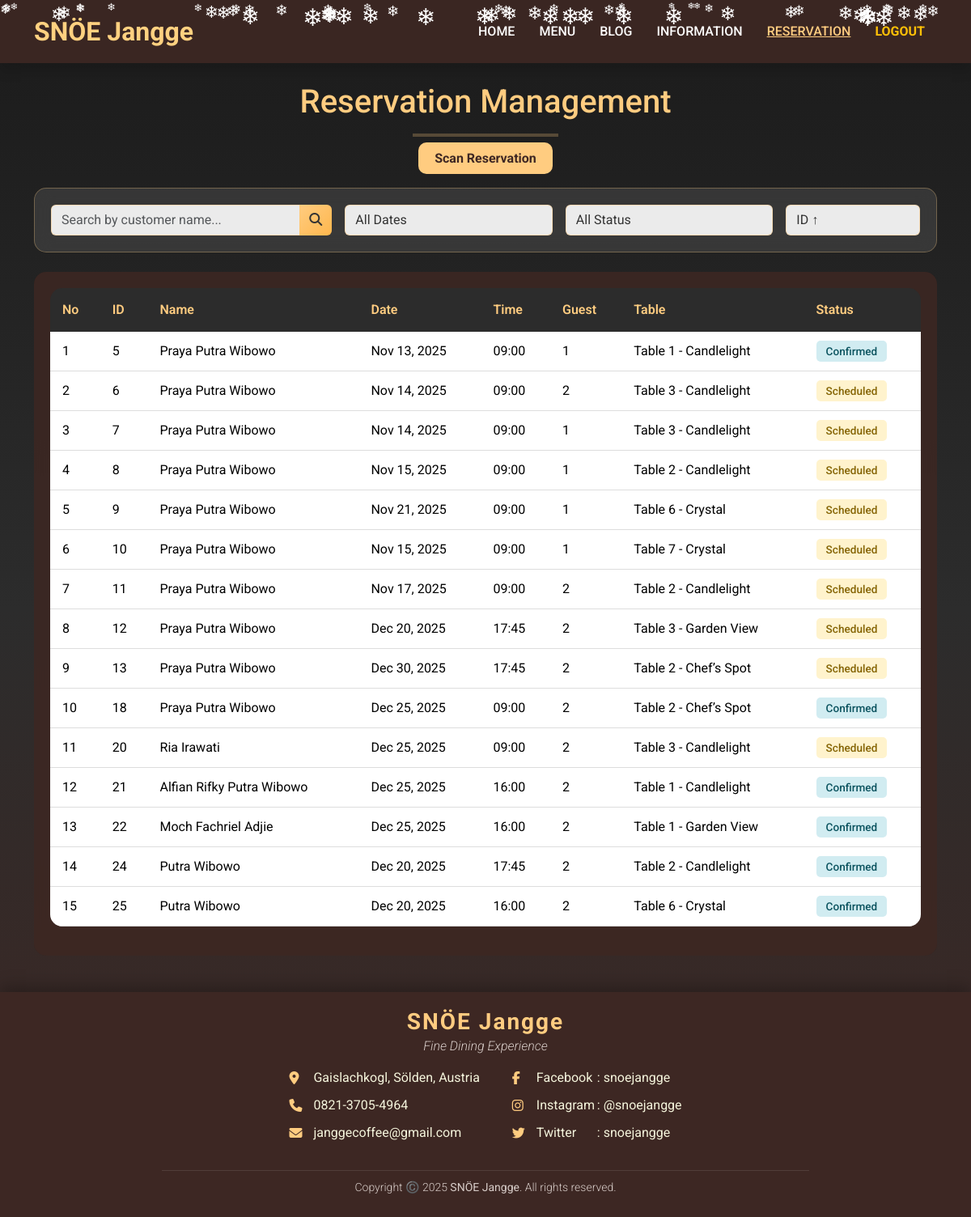
The app's page /reservation_tables.php (signed in) with its own data.
### tables this page shows
CREATE TABLE `reservasi` (
  `id_reservasi` int(11) NOT NULL,
  `id_user` int(11) NOT NULL,
  `id_meja` int(11) NOT NULL,
  `tanggal_reservasi` date NOT NULL,
  `waktu_reservasi` time NOT NULL,
  `jumlah_orang` int(11) NOT NULL,
  `catatan` text DEFAULT NULL,
  `total_euro` decimal(10,2) NOT NULL,
  `total_dollar` decimal(10,2) NOT NULL,
  `status` enum('Scheduled','Confirmed','Completed','Cancelled') DEFAULT 'Scheduled',
  `tanggal_dibuat` timestamp NOT NULL DEFAULT current_timestamp()
);

CREATE TABLE `users` (
  `id_user` int(11) NOT NULL,
  `nama` varchar(100) NOT NULL,
  `username` varchar(50) DEFAULT NULL,
  `email` varchar(100) NOT NULL,
  `password` varchar(255) NOT NULL,
  `no_telp` varchar(20) DEFAULT NULL,
  `role` enum('user','admin') DEFAULT 'user'
);

CREATE TABLE `meja` (
  `id_meja` int(11) NOT NULL,
  `nama_meja` varchar(50) NOT NULL,
  `kapasitas` int(11) NOT NULL,
  `lokasi` enum('indoor','outdoor') NOT NULL,
  `catatan` text DEFAULT NULL
);

### reservation_tables.php (the view, shortened to what this page needs)
<?php
include 'config_admin.php';
$search = $_GET['search'] ?? '';
$sort = $_GET['sort'] ?? 'id_asc';
try {
    $query = "SELECT r.id_reservasi, u.nama, r.tanggal_reservasi, r.waktu_reservasi,
                     r.jumlah_orang, m.nama_meja, r.status, r.tanggal_dibuat
              FROM reservasi r
              JOIN users u ON r.id_user = u.id_user
              JOIN meja m ON r.id_meja = m.id_meja
              WHERE 1=1";
    $params = [];
    switch ($sort) {
        case 'id_asc':
            $query .= " ORDER BY r.id_reservasi ASC";
            break;
    }
    $stmt = $pdo->prepare($query);
    $stmt->execute($params);
    $reservations = $stmt->fetchAll();
} catch (Exception $e) {
    die("Error fetching reservations: " . $e->getMessage());
}
?>
<?php include 'header.php'; ?>
    <main class="container">
        <section class="content-section">
            <h2 class="welcome-heading" style="margin-top: 0;">Reservation Management</h2>
            <hr class="separator">
            <div class="text-center mb-4">
                <a href="scanner.php" class="btn-new-reservation">Scan Reservation</a>
            </div>
            <div class="filter-section mb-4">
                <div class="row g-3">
                    <div class="col-md-4">
                        <form method="GET" action="" class="d-flex">
                            <div class="input-group">
                                <input type="text" class="form-control" name="search" placeholder="Search by customer name..."
                                    value="<?php echo htmlspecialchars($search); ?>">
                                <button class="btn btn-warning" type="submit">
                                    <i class="fas fa-search"></i>
                                </button>
                            </div>
                        </form>
                    </div>
                    <div class="col-md-3">
                        <form method="GET" action="" class="d-flex" id="dateFilterForm">
                            <select class="form-select" name="filter_date" onchange="this.form.submit()">
                                <option value="">All Dates</option>
                            </select>
                        </form>
                    </div>
                    <div class="col-md-3">
                        <form method="GET" action="" class="d-flex" id="statusFilterForm">
                            <select class="form-select" name="filter_status" onchange="this.form.submit()">
                                <option value="all">All Status</option>
                            </select>
                        </form>
                    </div>
                    <div class="col-md-2">
                        <form method="GET" action="" id="sortForm">
                            <select class="form-select" name="sort" onchange="this.form.submit()">
                                <option value="id_asc" <?php echo $sort == 'id_asc' ? 'selected' : ''; ?>>ID ↑</option>
                            </select>
                        </form>
                    </div>
                </div>
            </div>
                        <div class="table-container">
                <div class="table-responsive">
                    <table class="table table-custom table-hover">
                        <thead>
                            <tr>
                                <th>No</th>
                                <th>ID</th>
                                <th>Name</th>
                                <th>Date</th>
                                <th>Time</th>
                                <th>Guest</th>
                                <th>Table</th>
                                <th>Status</th>
                            </tr>
                        </thead>
                        <tbody>
                            <?php if (!empty($reservations)): ?>
                                <?php $no = 1; ?>
                                <?php foreach ($reservations as $row): ?>
                                    <?php
                                    $status_class = 'status-' . strtolower($row['status']);
                                    if ($row['status'] == 'Confirmed') $status_class = 'status-confirmed';
                                    ?>
                                    <tr data-bs-toggle='modal' data-bs-target='#detailModal'
                                        onclick='loadReservationDetail(<?php echo $row['id_reservasi']; ?>)'>
                                        <td><?php echo $no++; ?></td>
                                        <td><?php echo $row['id_reservasi']; ?></td>
                                        <td><?php echo htmlspecialchars($row['nama']); ?></td>
                                        <td><?php echo date('M j, Y', strtotime($row['tanggal_reservasi'])); ?></td>
                                        <td><?php echo date('H:i', strtotime($row['waktu_reservasi'])); ?></td>
                                        <td><?php echo $row['jumlah_orang']; ?></td>
                                        <td><?php echo htmlspecialchars($row['nama_meja']); ?></td>
                                        <td><span class='status-badge <?php echo $status_class; ?>'><?php echo $row['status']; ?></span></td>
                                    </tr>
                                <?php endforeach; ?>
                            <?php endif; ?>
                        </tbody>
                    </table>
                </div>
            </div>
        </section>
    </main>
<?php include 'footer.php'; ?>
</body>
</html>

### header.php (shortened to what this page needs)
<!DOCTYPE html>
<html lang="en">
<head>
  <link href="https://cdn.jsdelivr.net/npm/bootstrap@5.3.2/dist/css/bootstrap.min.css" rel="stylesheet">
  <link rel="stylesheet" href="https://cdnjs.cloudflare.com/ajax/libs/font-awesome/6.5.2/css/all.min.css">
  <link rel="stylesheet" href="styles.css">
</head>
<body>
  <header class="mb-4 shadow">
    <div class="container d-flex justify-content-between align-items-center">
      <a href="index.php" class="logo-image">SNÖE Jangge</a>
      <nav>
        <ul class="d-flex">
          <li><a href="index.php" class="<?php echo basename($_SERVER['PHP_SELF']) == 'index.php' ? 'active' : ''; ?>">HOME</a></li>
          <li><a href="menu.php" class="<?php echo basename($_SERVER['PHP_SELF']) == 'menu.php' ? 'active' : ''; ?>">MENU</a></li>
          <li><a href="blog.php" class="<?php echo basename($_SERVER['PHP_SELF']) == 'blog.php' ? 'active' : ''; ?>">BLOG</a></li>
          <li><a href="information.php" class="<?php echo basename($_SERVER['PHP_SELF']) == 'information.php' ? 'active' : ''; ?>">INFORMATION</a></li>
          <li><a href="reservation.php" class="<?php
              $current_page = basename($_SERVER['PHP_SELF']);
              $reservation_pages = ['reservation.php', 'reservation_form.php', 'reservation_tables.php', 'scanner.php'];
              echo in_array($current_page, $reservation_pages) ? 'active' : '';
          ?>">RESERVATION</a></li>
          <?php if (isset($_SESSION['login'])): ?>
            <li><a href="logout.php" class="text-warning text-decoration-none fw-bold">LOGOUT</a></li>
          <?php else: ?>
            <li><a href="login.php" class="text-warning text-decoration-none fw-bold">LOGIN</a></li>
          <?php endif; ?>
        </ul>
      </nav>
    </div>
  </header>

### footer.php (shortened to what this page needs)
<footer>
  <div class="container">
    <div class="footer-content text-center">
      <div class="footer-brand">
        <h3>SNÖE Jangge</h3>
        <p class="tagline">Fine Dining Experience</p>
      </div>
      <div class="footer-info">
        <div class="contact-info">
          <p><i class="fas fa-map-marker-alt"></i> Gaislachkogl, Sölden, Austria</p>
          <p><i class="fas fa-phone"></i> 0821-3705-4964</p>
          <p><i class="fas fa-envelope"></i> janggecoffee@gmail.com</p>
        </div>
        <div class="social-info">
          <p><i class="fab fa-facebook-f"></i><span style="display: inline-block; width: 75px;">Facebook</span> : snoejangge</p>
          <p><i class="fab fa-instagram"></i><span style="display: inline-block; width: 75px;">Instagram</span> : @snoejangge</p>
          <p><i class="fab fa-twitter"></i><span style="display: inline-block; width: 75px;">Twitter</span>: snoejangge</p>
        </div>
      </div>
      <div class="copyright text-center mt-4">
        <p>Copyright ©️ 2025 <strong>SNÖE Jangge</strong>. All rights reserved.</p>
      </div>
    </div>
  </div>
</footer>

### styles.css (style rules this page uses)
body { font-family: "Roboto", sans-serif; background: linear-gradient(to bottom, #1b1b1b, #2c2c2c, #3e2723); color: #f5f5dc; position: relative; overflow-x: hidden; }
header { background-color: rgba(62, 39, 35, 0.9); color: white; padding: 15px 0; position: relative; z-index: 100; }
.logo-image { font-family: "Roboto", sans-serif; font-weight: 700; font-size: 2rem; text-decoration: none; color: #ffd180; }
nav ul { list-style: none; padding: 0; margin: 0; }
nav ul li { display: inline-block; margin: 0 15px; }
nav ul li a { color: #fff; text-decoration: none; font-weight: 500; transition: color 0.3s, text-decoration 0.3s; }
nav ul li a.active, nav ul li a:hover { text-decoration: underline; color: #ffcc80; }
.welcome-heading { text-align: center; font-family: "Roboto", sans-serif; font-weight: 500; font-size: 2.5rem; margin-top: 40px; color: #ffcc80; }
.separator { width: 180px; margin: 15px auto; border: 2px solid #ffcc80; }
footer { background-color: rgba(62, 39, 35, 0.95); color: #f5f5dc; padding: 20px 10px 10px; text-align: center; box-shadow: 0 -5px 20px rgba(0, 0, 0, 0.3); }
.footer-content { max-width: 800px; margin: 0 auto; }
.footer-brand h3 { font-size: 28px; margin-bottom: 1px; color: #ffcc80; font-weight: 700; letter-spacing: 2px; }
.tagline { font-style: italic; margin-bottom: 15px; color: #d7ccc8; font-weight: 300; }
.footer-info { display: flex; justify-content: center; flex-wrap: wrap; gap: 40px; }
.contact-info, .social-info { text-align: left; }
.contact-info p, .social-info p { margin-bottom: 10px; display: flex; align-items: center; font-weight: 400; }
.contact-info i, .social-info i { width: 20px; margin-right: 10px; color: #ffcc80; }
.copyright { border-top: 1px solid rgba(255, 255, 255, 0.1); padding-top: 10px; color: #d7ccc8; font-size: 14px; font-weight: 300; }
.content-section { background-color: transparent; position: relative; padding-bottom: 25px; min-height: 80vh; }
.btn-new-reservation { background-color: #ffcc80; color: #3e2723; font-weight: bold; border: none; padding: 10px 20px; border-radius: 10px; transition: all 0.3s ease; text-decoration: none; }
.table-container { background-color: rgba(62, 39, 35, 0.85); backdrop-filter: blur(10px); border-radius: 15px; padding: 20px; margin: 20px 0; }
.table-custom { background-color: rgba(62, 39, 35, 0.85); color: #333; border-radius: 15px; overflow: hidden; }
.table-custom th { background: #2c2c2c; color: #ffcc80; border: none; padding: 15px; font-weight: 600; }
.table-custom td { padding: 12px 15px; border-bottom: 1px solid #ddd; vertical-align: middle; }
.table-custom tbody tr { transition: all 0.3s ease; cursor: pointer; }
.status-badge { padding: 5px 12px; border-radius: 5px; font-size: 0.85rem; font-weight: 500; }
.status-scheduled { background-color: #fff3cd; color: #333; }
.status-confirmed { background-color: #d1ecf1; color: #333; }
.filter-section { background: rgba(255, 255, 255, 0.1); backdrop-filter: blur(10px); border-radius: 15px; padding: 20px; border: 1px solid rgba(255, 204, 128, 0.3); }
.filter-section .form-control, .filter-section .form-select { background: rgba(255, 255, 255, 0.9); border: 1px solid rgba(255, 204, 128, 0.5); color: #333; }
.filter-section .btn-warning { background: linear-gradient(135deg, #ffcc80, #ffb74d); border: none; color: #333; font-weight: 500; }
.status-scheduled { background-color: #fff3cd; color: #856404; }
.status-confirmed { background-color: #d1ecf1; color: #0c5460; }

### records on screen
reservasi: id_reservasi "5", id_user.nama "Praya Putra Wibowo", tanggal_reservasi "Nov 13, 2025", waktu_reservasi "09:00", jumlah_orang "1", id_meja.nama_meja "Table 1 - Candlelight", status "Confirmed"
reservasi: id_reservasi "6", id_user.nama "Praya Putra Wibowo", tanggal_reservasi "Nov 14, 2025", waktu_reservasi "09:00", jumlah_orang "2", id_meja.nama_meja "Table 3 - Candlelight", status "Scheduled"
reservasi: id_reservasi "7", id_user.nama "Praya Putra Wibowo", tanggal_reservasi "Nov 14, 2025", waktu_reservasi "09:00", jumlah_orang "1", id_meja.nama_meja "Table 3 - Candlelight", status "Scheduled"
reservasi: id_reservasi "8", id_user.nama "Praya Putra Wibowo", tanggal_reservasi "Nov 15, 2025", waktu_reservasi "09:00", jumlah_orang "1", id_meja.nama_meja "Table 2 - Candlelight", status "Scheduled"
reservasi: id_reservasi "9", id_user.nama "Praya Putra Wibowo", tanggal_reservasi "Nov 21, 2025", waktu_reservasi "09:00", jumlah_orang "1", id_meja.nama_meja "Table 6 - Crystal", status "Scheduled"
reservasi: id_reservasi "10", id_user.nama "Praya Putra Wibowo", tanggal_reservasi "Nov 15, 2025", waktu_reservasi "09:00", jumlah_orang "1", id_meja.nama_meja "Table 7 - Crystal", status "Scheduled"
reservasi: id_reservasi "11", id_user.nama "Praya Putra Wibowo", tanggal_reservasi "Nov 17, 2025", waktu_reservasi "09:00", jumlah_orang "2", id_meja.nama_meja "Table 2 - Candlelight", status "Scheduled"
reservasi: id_reservasi "12", id_user.nama "Praya Putra Wibowo", tanggal_reservasi "Dec 20, 2025", waktu_reservasi "17:45", jumlah_orang "2", id_meja.nama_meja "Table 3 - Garden View", status "Scheduled"
reservasi: id_reservasi "13", id_user.nama "Praya Putra Wibowo", tanggal_reservasi "Dec 30, 2025", waktu_reservasi "17:45", jumlah_orang "2", id_meja.nama_meja "Table 2 - Chef’s Spot", status "Scheduled"
reservasi: id_reservasi "18", id_user.nama "Praya Putra Wibowo", tanggal_reservasi "Dec 25, 2025", waktu_reservasi "09:00", jumlah_orang "2", id_meja.nama_meja "Table 2 - Chef’s Spot", status "Confirmed"
reservasi: id_reservasi "20", id_user.nama "Ria Irawati", tanggal_reservasi "Dec 25, 2025", waktu_reservasi "09:00", jumlah_orang "2", id_meja.nama_meja "Table 3 - Candlelight", status "Scheduled"
reservasi: id_reservasi "21", id_user.nama "Alfian Rifky Putra Wibowo", tanggal_reservasi "Dec 25, 2025", waktu_reservasi "16:00", jumlah_orang "2", id_meja.nama_meja "Table 1 - Candlelight", status "Confirmed"
reservasi: id_reservasi "22", id_user.nama "Moch Fachriel Adjie", tanggal_reservasi "Dec 25, 2025", waktu_reservasi "16:00", jumlah_orang "2", id_meja.nama_meja "Table 1 - Garden View", status "Confirmed"
reservasi: id_reservasi "24", id_user.nama "Putra Wibowo", tanggal_reservasi "Dec 20, 2025", waktu_reservasi "17:45", jumlah_orang "2", id_meja.nama_meja "Table 2 - Candlelight", status "Confirmed"
reservasi: id_reservasi "25", id_user.nama "Putra Wibowo", tanggal_reservasi "Dec 20, 2025", waktu_reservasi "16:00", jumlah_orang "2", id_meja.nama_meja "Table 6 - Crystal", status "Confirmed"
